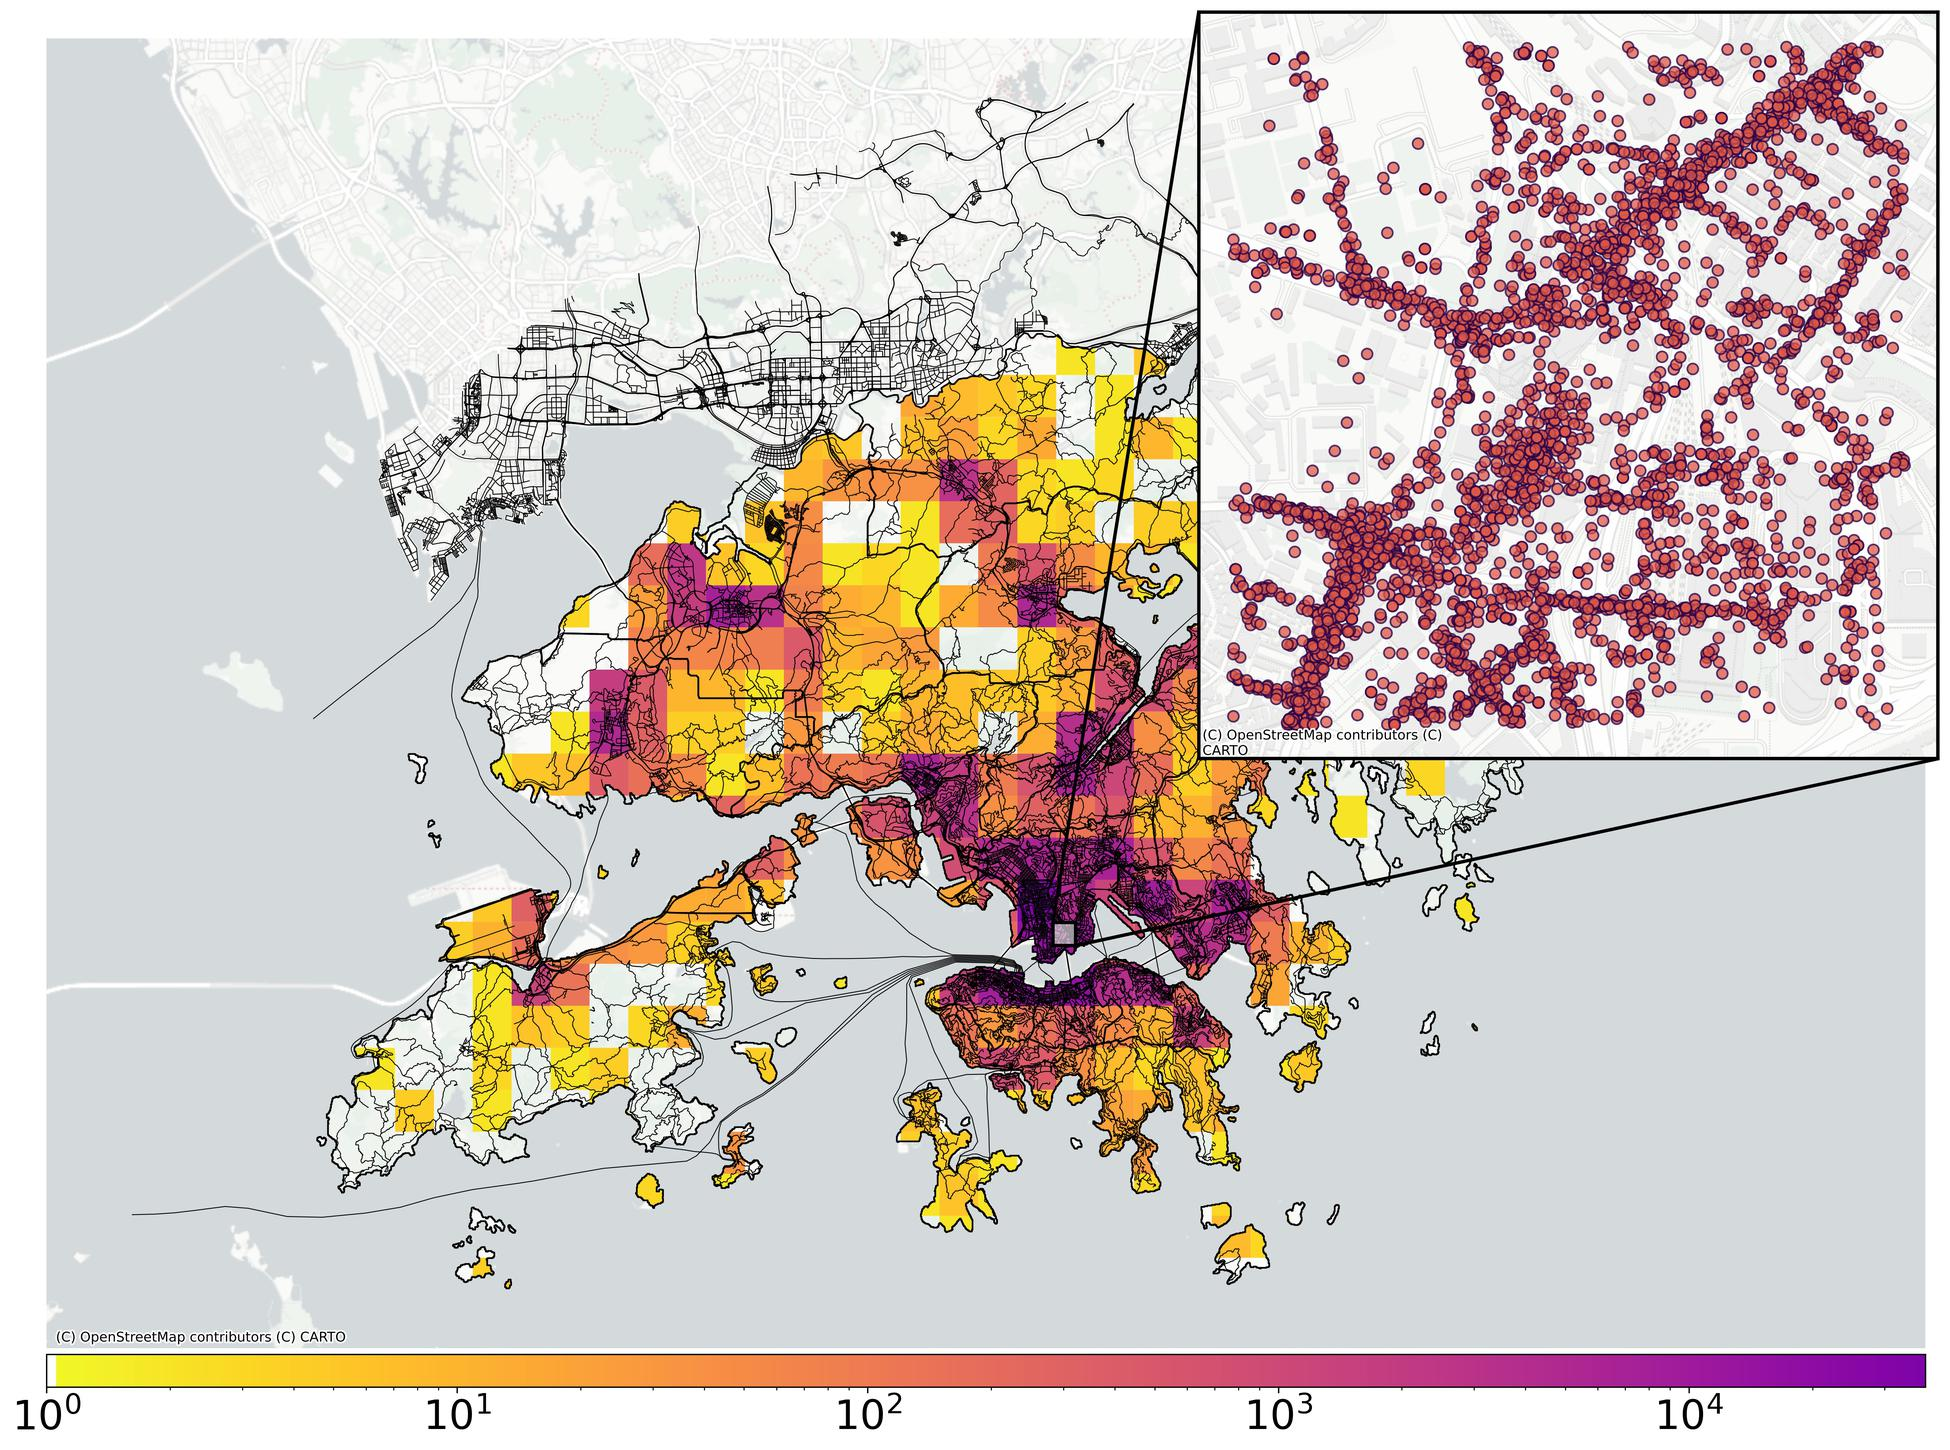

Reproduce this figure in Python.
import geopandas as gpd

import numpy as np

import contextily as ctx

## Plotting stuff
import matplotlib.pyplot as plt
import matplotlib.pylab as pl
from matplotlib import cm
from matplotlib.colors import LinearSegmentedColormap, ListedColormap, LogNorm
from matplotlib.ticker import (MultipleLocator, FormatStrFormatter, AutoMinorLocator)

import seaborn as sns

from mpl_toolkits.axes_grid1.inset_locator import inset_axes, InsetPosition, mark_inset
from mpl_toolkits.axes_grid1 import make_axes_locatable

from PIL import Image

# Choose colormap
cmap = pl.cm.plasma_r
# Get the colormap colors
my_cmap = cmap(np.arange(cmap.N))
# Set alpha
my_cmap[:,-1] = np.linspace(0, 1, cmap.N)
my_cmap[:,-1] = 1
my_cmap[0,-1] = 0
my_cmap = my_cmap[range(0,round(0.75*my_cmap.shape[0])),:]
# Create new colormap
my_cmap = ListedColormap(my_cmap)

## Load data
hkp_seige = gpd.read_file("hkp_seige.geojson")
hk_gadm = gpd.read_file("hk_gadm.geojson")
grid = gpd.read_file("grid.geojson")
hk_hwy = gpd.read_file("hk_hwy.geojson")
hwy_hkp = gpd.read_file("hwy_hkp.geojson")

## Make sure data are projected properly
grid = grid.to_crs(epsg=3857)
hk_hwy = hk_hwy.to_crs(epsg=3857)
hk_gadm = hk_gadm.to_crs(epsg=3857)
hwy_hkp = hwy_hkp.to_crs(epsg=3857)

ax = grid.plot(column="col", cmap=my_cmap, edgecolor=None, linewidth=0, figsize=(20,20), zorder=1)
hk_gadm.plot(ax=ax, color="none", edgecolor="black", linewidth=1, zorder=3)
hk_hwy.plot(ax=ax, edgecolor="black", alpha=1, zorder=2, linewidth=0.5)
ctx.add_basemap(ax=ax, url=ctx.providers.CartoDB.PositronNoLabels)

plt.axis("off")

sm = plt.cm.ScalarMappable(cmap=my_cmap, norm=LogNorm(vmin=1.0, vmax=np.power(10,grid["col"].max())+1))
sm._A = []
divider = make_axes_locatable(ax)
cax = divider.append_axes("bottom", size="2.5%", pad=0.05)
cbar = plt.colorbar(sm, cax=cax, orientation="horizontal")
cbar.ax.tick_params(labelsize=24) 

###############
## INSET
###############
# Create a set of inset Axes: these should fill the bounding box allocated to them.
ax2 = plt.axes([0,0,1,1])
# Manually set the position and relative size of the inset axes within ax1
ip = InsetPosition(ax, [0.45,0.45,0.72,0.57])
ax2.set_axes_locator(ip)

hwy_hkp.plot(ax=ax2, edgecolor=None, alpha=0.0, figsize=(20,20))
ctx.add_basemap(ax=ax2, source=ctx.providers.CartoDB.PositronNoLabels)#OpenMapSurfer.Roads)
hkp_seige.plot(ax=ax2, color="#DE5849", edgecolors="#240047", alpha=0.75, markersize=42)
ax2.get_xaxis().set_ticks([])
ax2.get_yaxis().set_ticks([])
ax2.spines['bottom'].set_color('black')
ax2.spines['top'].set_color('black')
ax2.spines['right'].set_color('black')
ax2.spines['left'].set_color('black')
ax2.spines['bottom'].set_linewidth(2)
ax2.spines['top'].set_linewidth(2)
ax2.spines['right'].set_linewidth(2)
ax2.spines['left'].set_linewidth(2)

# Mark the region corresponding to the inset axes on ax1 and draw lines
# in grey linking the two axes.
mark_inset(ax, ax2, loc1=2, loc2=4, fc="#FFFFFF99", ec='black', linewidth=2, zorder=5)

plt.savefig("fig2_large.jpg",transparent=True,bbox_inches="tight",dpi=300)

base_width = 300 * 6.5
img = Image.open('fig2_large.jpg')
wpercent = (base_width / float(img.size[0]))
hsize = int((float(img.size[1]) * float(wpercent)))
img = img.resize((round(base_width), round(hsize)), resample=Image.LANCZOS)
img.save('fig2.jpg')
